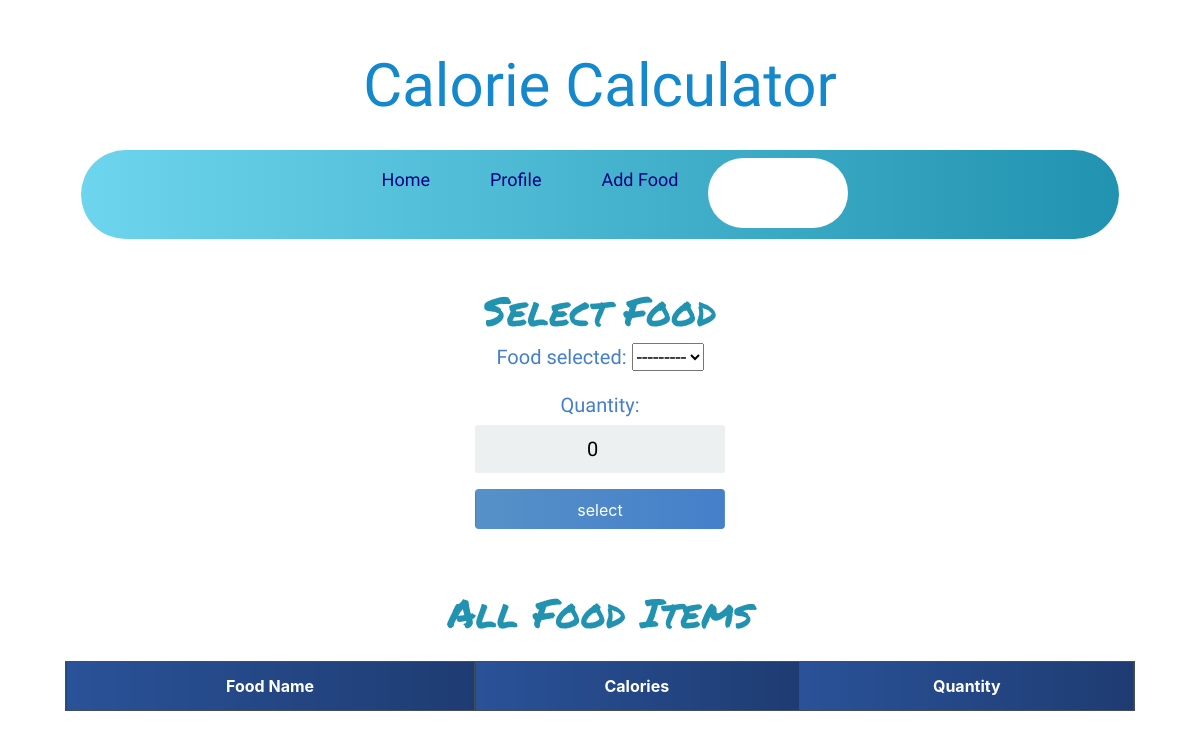
The page /select_food/ (signed in) on the database as committed earlier.
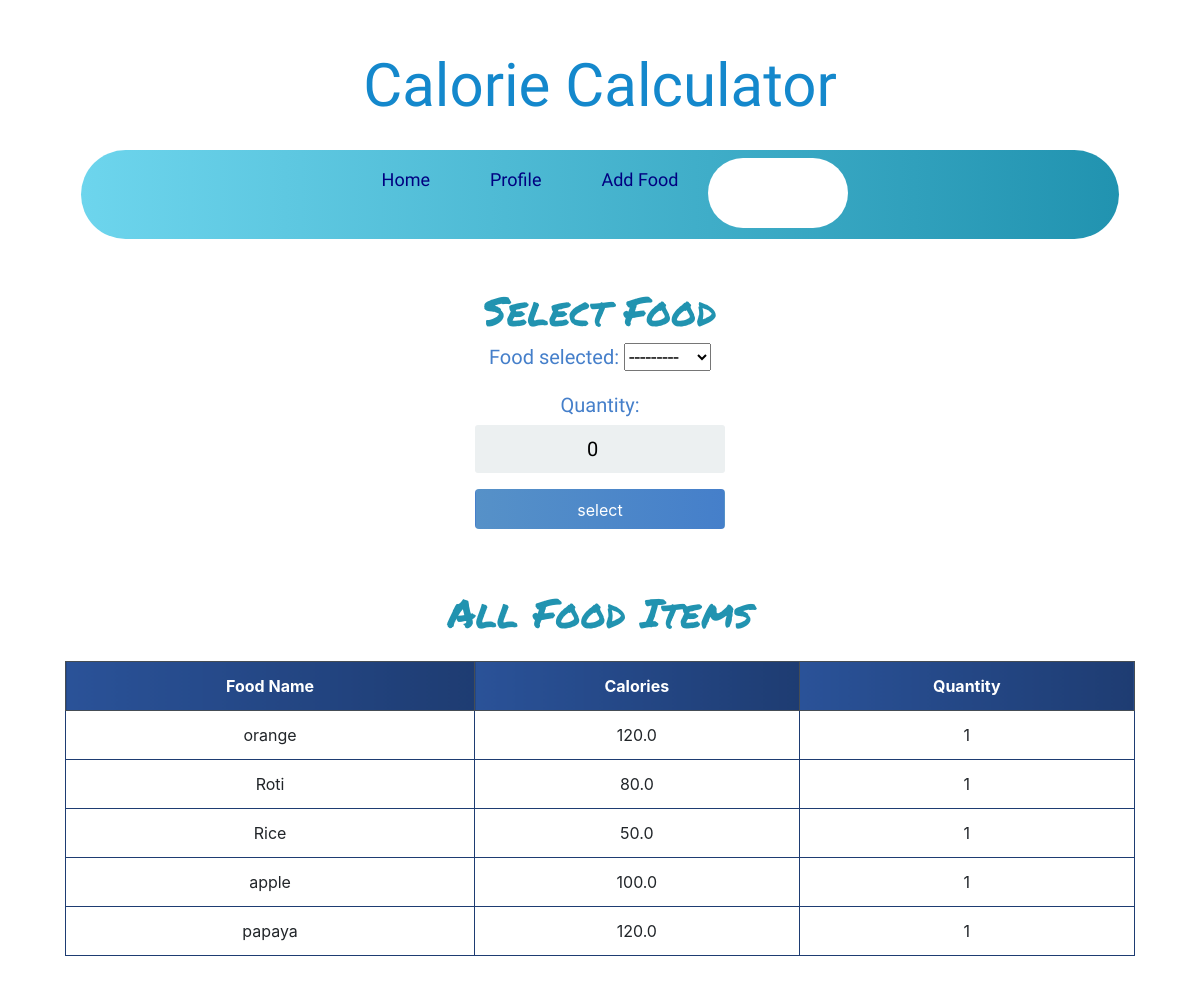
The same page on the database as committed later.
### calorieapp/models.py (models this page shows)
class Food(models.Model):
	name = models.CharField(max_length=200 ,null=False)
	quantity = models.PositiveIntegerField(null=False,default=0)
	calorie = models.FloatField(null=False,default=0)
	person_of = models.ForeignKey(User,null=True,on_delete=models.CASCADE)
	def __str__(self):
		return self.name

### calorieapp/views.py (the view)
# urls.py: path('select_food/',select_food,name='select_food'),
@login_required
def select_food(request):
	person = Profile.objects.filter(person_of=request.user).last()
	food_items = Food.objects.filter(person_of=request.user)
	form = SelectFoodForm(request.user,instance=person)
	if request.method == 'POST':
		form = SelectFoodForm(request.user,request.POST,instance=person)
		if form.is_valid():
			form.save()
			return redirect('home')
	else:
		form = SelectFoodForm(request.user)
	context = {'form':form,'food_items':food_items}
	return render(request, 'select_food.html',context)

### calorieapp/forms.py
class SelectFoodForm(forms.ModelForm):
    class Meta:
        model = Profile
        fields = ('food_selected','quantity',)
    def __init__(self, user, *args, **kwargs):
        super(SelectFoodForm, self).__init__(*args, **kwargs)
        self.fields['food_selected'].queryset = Food.objects.filter(person_of=user)

### templates/select_food.html (shortened to what this page needs)
{% extends 'base.html' %}
{% block content %}
    <div class="login mt-0">
        <div class="login-screen">
            <div class="app-title">
                <h1 class="headline">Select Food</h1>
            </div>
            <form method="POST" action="" class="login-form">
              <h5 class="form-labels">
                {{ form.as_p }}
            </h5>
                <input class="btn login_btn pt-2" type="submit" value="select">
            </form>
        </div>
    </div>
    <div class="container-fluid">
   <h1 class="headline text-center pb-3">All Food Items </h1>
        <table class="table table-bordered text-center">
            <thead class="thead-dark">
                <tr>
                    <th scope="col">Food Name</th>
                    <th scope="col">Calories</th>
                    <th scope="col">Quantity</th>
                </tr>
            </thead>
            <tbody>
                {% for food in food_items %}
                <tr>
                    <td>{{ food.name }}</td>
                    <td>{{ food.calorie }}</td>
                    <td>{{ food.quantity }}</td>
                </tr>
                {% endfor %}
            </tbody>
        </table>
     </div>
{% endblock content %}

### templates/base.html (shortened to what this page needs)
<!DOCTYPE html>
{% load static %}
<html>
<head>
	<link href="{% static 'css/base.css' %}" rel="stylesheet">
	<link rel="stylesheet" href="https://stackpath.bootstrapcdn.com/bootstrap/4.5.2/css/bootstrap.min.css">
</head>
<body>
  <a href={% url "home" %}><h1 class="logo text-center">Calorie Calculator</h1></a>
<nav id="navbar-primary" class="navbar navbar-expand-lg navbar-default active" role="navigation">
 <div class="container">
            <div class="collapse navbar-collapse" id="resNav">
            <ul class="navbar-nav justify-content-center">
              {% with url_name=request.resolver_match.url_name %}
              <li class="nav-item"><a class="nav-link  {% if url_name == 'home' %} active{% endif %}" href={% url "home" %}>Home</a></li>
              <li class="nav-item"><a class="nav-link {% if url_name == 'profile' %} active{% endif %}" href={% url "profile" %}>Profile</a></li>
              <li class="nav-item"><a class="nav-link {% if url_name == 'add_food' %} active{% endif %}" href={% url "add_food" %}>Add Food</a></li>
              <li class="nav-item"><a class="nav-link {% if url_name == 'select_food' %} active{% endif %}" href={% url "select_food" %}>Select Food</a></li>
              {% endwith %}
            </ul>
            </div>
 </div>
</nav>
        {% block content %}
        {% endblock content %}
</body>
</html>

### static/css/base.css (style rules this page uses)
a { text-decoration:none !important; }
.logo { font-family: 'Lobster', cursive; padding-top:0px; padding-bottom:12px; font-size: 60px; color: #1488CC; color: -webkit-linear-gradient(to right, #2B32B2, #1488CC); color: linear-gradient(to right, #2B32B2, #1488CC); }
#navbar-primary.navbar-default .navbar-nav { width: 100%; text-align: center; background: #2193b0; background: -webkit-linear-gradient(to right, #6dd5ed, #2193b0); background: linear-gradient(to right, #6dd5ed, #2193b0); border-radius: 100px ; }
#navbar-primary.navbar-default .navbar-nav > li { display: inline-block; float: none; vertical-align: top; padding-top: 8px; padding-bottom: 8px; font-family: 'Grandstander', cursive }
#navbar-primary.navbar-default .navbar-nav > li > a { padding-left: 30px; padding-right: 30px; color:#000080; font-size: 18px; text-decoration:none; }
ul.navbar-nav .nav-item:after { content: ''; display: block; height: 3px; width: 0; transition: width .5s ease, background-color .5s ease; }
.navbar-nav .nav-item > a.active { width: 140px; background: white ; border-radius: 100px ; color: white !important; text-align: center; font-weight: bolder; display: block; text-decoration: none; }
body { font-family: Arial; background-color: #3498DB; padding: 50px; }
.login { margin: 20px auto; width: 300px; }
.login-screen { background-color: #FFF; padding: 20px; border-radius: 5px }
.app-title { text-align: center; color: #777; }
.login-form { text-align: center; }
input { text-align: center; background-color: #ECF0F1; border: 2px solid transparent; border-radius: 3px; font-size: 16px; font-weight: 200; padding: 10px 0; width: 250px; transition: border .5s; }
.btn { background: #457fca; background: -webkit-linear-gradient(to right, #5691c8, #457fca); background: linear-gradient(to right, #5691c8, #457fca); color: white !important; font-size: 16px; line-height: 25px; padding: 10px 0; text-decoration: none; text-shadow: none; border-radius: 3px; box-shadow: none; transition: 0.25s; display: block; width: 250px; margin: 0 auto; }
th { background: #1e3c72; background: -webkit-linear-gradient(to right, #2a5298, #1e3c72); background: linear-gradient(to right, #2a5298, #1e3c72); }
.headline { font-family: 'Permanent Marker', cursive; padding-top:20px; color: #2193b0; color: -webkit-linear-gradient(to right, #6dd5ed, #2193b0); color: linear-gradient(to right, #6dd5ed, #2193b0); }
.table { background-color: white; color: #18AD7C; }
table.table-bordered > thead > tr > th { border:1px solid #1e3c72; }
table.table-bordered > tbody > tr > td { border:1px solid #1e3c72; }
.form-labels { font-family: 'Titillium Web', sans-serif; color:#457fca; }

Rows that differ between the two databases and show on the page:
added Food: name "orange", calorie "120.0", quantity "1"
added Food: name "Roti", calorie "80.0", quantity "1"
added Food: name "Rice", calorie "50.0", quantity "1"
added Food: name "apple", calorie "100.0", quantity "1"
added Food: name "papaya", calorie "120.0", quantity "1"
